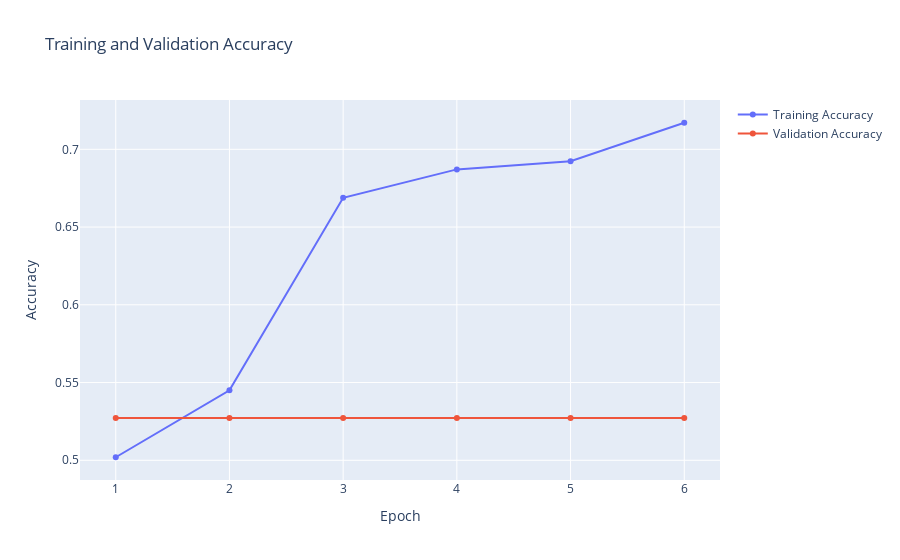
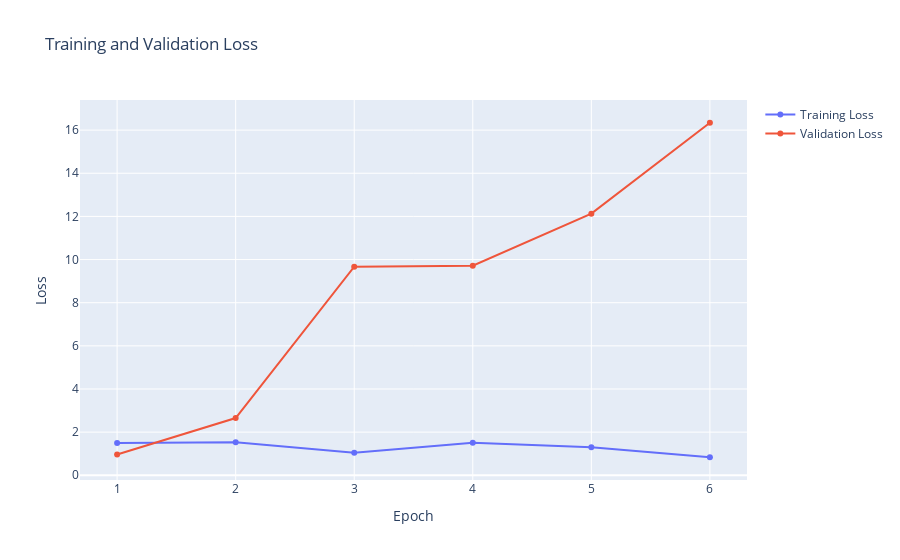

The cell these charts' notebook holds for them, in order:
### Code cell
def history_plot(epochs, history):
    fig1 = make_subplots()
    fig1.add_trace(go.Scatter(x = np.arange(1,epochs+1), y = history.history["accuracy"], name = "Training Accuracy"))
    fig1.add_trace(go.Scatter(x = np.arange(1,epochs+1), y = history.history["val_accuracy"], name = "Validation Accuracy"))
    fig1.update_layout(title = "Training and Validation Accuracy", xaxis_title = "Epoch", yaxis_title = "Accuracy")
    fig1.show()

    fig2 = make_subplots()
    fig2.add_trace(go.Scatter(x = np.arange(1,epochs+1), y = history.history["loss"], name = "Training Loss"))
    fig2.add_trace(go.Scatter(x = np.arange(1,epochs+1), y = history.history["val_loss"], name = "Validation Loss"))
    fig2.update_layout(title = "Training and Validation Loss", xaxis_title = "Epoch", yaxis_title = "Loss")
    fig2.show()

history_plot(epochs, history)

### Figure 1 — Plotly figure (JSON) as saved in the notebook; plotly's stock layout.template omitted (floating-point values rounded to 4 significant figures)
{"data": [{"name": "Training Accuracy", "type": "scatter", "x": [1, 2, 3, 4, 5, 6, 7, 8, 9, 10, 11, 12, 13, 14, 15, 16, 17, 18, 19, 20, 21, 22, 23, 24, 25, 26, 27, 28, 29, 30, 31, 32, 33, 34, 35, 36, 37, 38, 39, 40, 41, 42, 43, 44, 45, 46, 47, 48, 49, 50], "y": [0.502, 0.545, 0.6688, 0.6871, 0.6923, 0.7171]}, {"name": "Validation Accuracy", "type": "scatter", "x": [1, 2, 3, 4, 5, 6, 7, 8, 9, 10, 11, 12, 13, 14, 15, 16, 17, 18, 19, 20, 21, 22, 23, 24, 25, 26, 27, 28, 29, 30, 31, 32, 33, 34, 35, 36, 37, 38, 39, 40, 41, 42, 43, 44, 45, 46, 47, 48, 49, 50], "y": [0.5273, 0.5273, 0.5273, 0.5273, 0.5273, 0.5273]}], "layout": {"title": {"text": "Training and Validation Accuracy"}, "xaxis": {"anchor": "y", "domain": [0, 1], "title": {"text": "Epoch"}}, "yaxis": {"anchor": "x", "domain": [0, 1], "title": {"text": "Accuracy"}}}}

### Figure 2 — Plotly figure (JSON) as saved in the notebook; plotly's stock layout.template omitted (floating-point values rounded to 4 significant figures)
{"data": [{"name": "Training Loss", "type": "scatter", "x": [1, 2, 3, 4, 5, 6, 7, 8, 9, 10, 11, 12, 13, 14, 15, 16, 17, 18, 19, 20, 21, 22, 23, 24, 25, 26, 27, 28, 29, 30, 31, 32, 33, 34, 35, 36, 37, 38, 39, 40, 41, 42, 43, 44, 45, 46, 47, 48, 49, 50], "y": [1.5, 1.528, 1.046, 1.51, 1.295, 0.8362]}, {"name": "Validation Loss", "type": "scatter", "x": [1, 2, 3, 4, 5, 6, 7, 8, 9, 10, 11, 12, 13, 14, 15, 16, 17, 18, 19, 20, 21, 22, 23, 24, 25, 26, 27, 28, 29, 30, 31, 32, 33, 34, 35, 36, 37, 38, 39, 40, 41, 42, 43, 44, 45, 46, 47, 48, 49, 50], "y": [0.9668, 2.654, 9.669, 9.716, 12.13, 16.34]}], "layout": {"title": {"text": "Training and Validation Loss"}, "xaxis": {"anchor": "y", "domain": [0, 1], "title": {"text": "Epoch"}}, "yaxis": {"anchor": "x", "domain": [0, 1], "title": {"text": "Loss"}}}}
